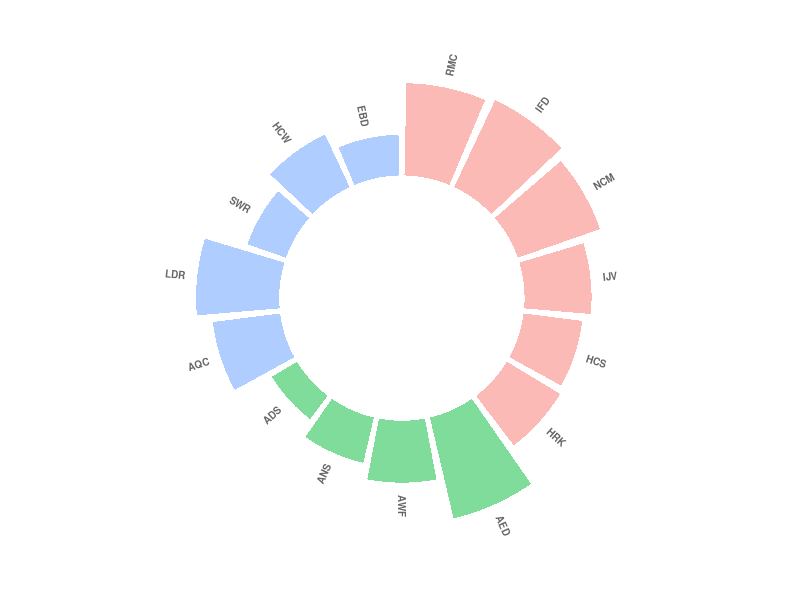

This chart was generated by the following R code:
library(tidyverse)
library(readxl)

data <- read_excel("Circular barplot.xlsx")

# Set a number of 'empty bar' to add at the end of each group
empty_bar <- 4
to_add <- data.frame( matrix(NA, empty_bar*nlevels(data$group), ncol(data)) )
colnames(to_add) <- colnames(data)
to_add$group <- rep(levels(data$group), each=empty_bar)
data <- rbind(data, to_add)
data <- data %>% arrange(group)
data$id <- seq(1, nrow(data))

# Get the name and the y position of each label
label_data <- data
number_of_bar <- nrow(label_data)
angle <- 90 - 360 * (label_data$id-0.5) /number_of_bar     # I substract 0.5 because the letter must have the angle of the center of the bars. Not extreme right(1) or extreme left (0)
label_data$hjust <- ifelse( angle < -90, 1, 0)
label_data$angle <- ifelse(angle < -90, angle+180, angle)

# Make the plot
p <- ggplot(data, aes(x=as.factor(id), y=value, fill=group)) +       # Note that id is a factor. If x is numeric, there is some space between the first bar
  geom_bar(stat="identity", alpha=0.5) +
  ylim(-100,120) +
  theme_minimal() +
  theme(
    legend.position = "none",
    axis.text = element_blank(),
    axis.title = element_blank(),
    panel.grid = element_blank(),
    plot.margin = unit(rep(-1,4), "cm") 
  ) +
  coord_polar() + 
  geom_text(data=label_data, aes(x=id, y=value+10, label=individual, hjust=hjust), color="black", fontface="bold",alpha=0.6, size=2.5, angle= label_data$angle, inherit.aes = FALSE ) 

p

## 后续用Power point美化
